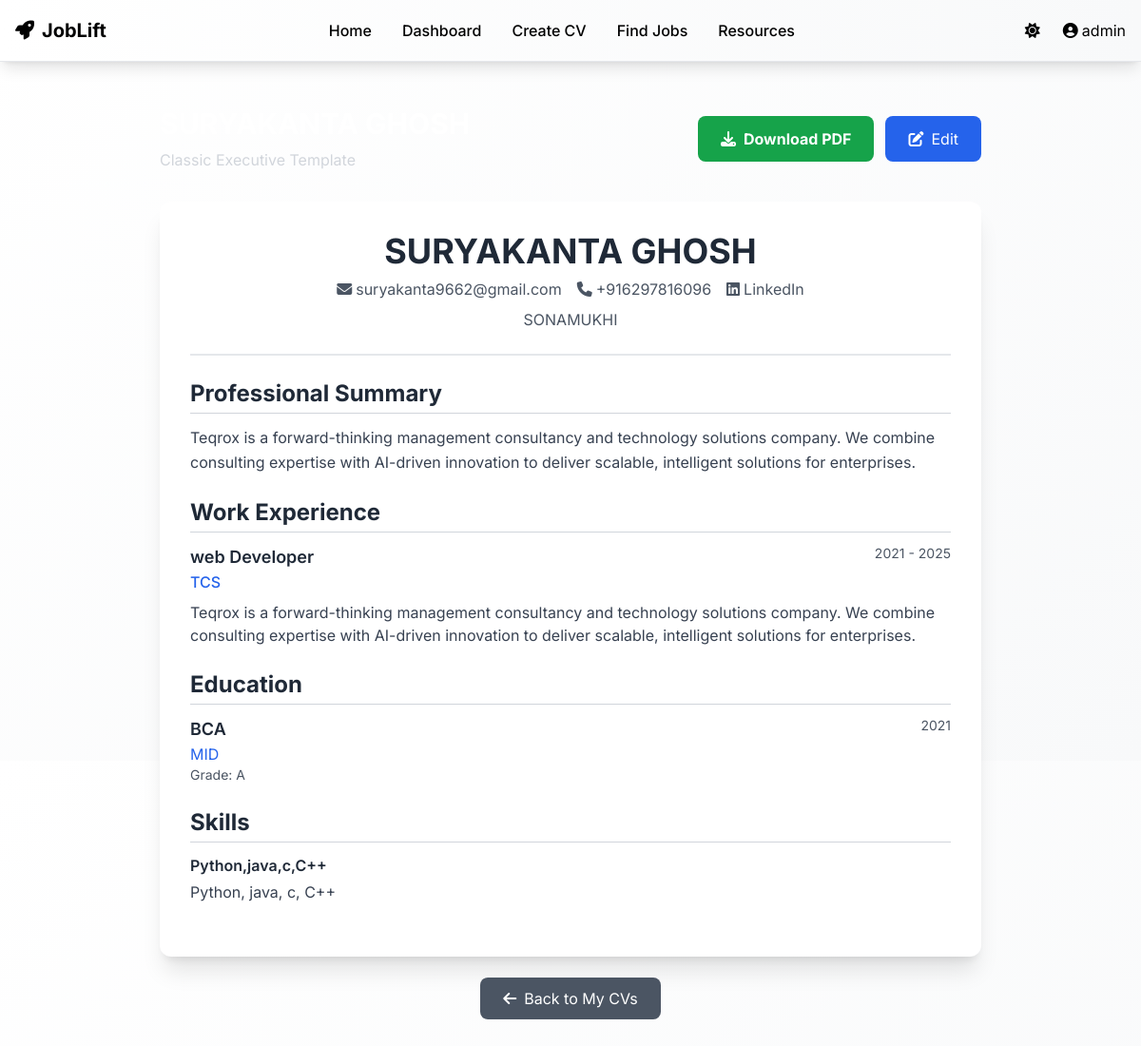
Page /cv/created/3/ (signed in) on the committed database.
### accounts/models.py (models this page shows)
class CustomUser(AbstractUser):
    email = models.EmailField(unique=True)
    phone = models.CharField(max_length=15, blank=True)
    profile_picture = models.ImageField(upload_to='profiles/', blank=True, null=True)
    preferred_job_role = models.CharField(max_length=100, blank=True)
    experience_level = models.CharField(max_length=20, choices=[
        ('fresher', 'Fresher'),
        ('1-3', '1-3 Years'),
        ('3-5', '3-5 Years'),
        ('5+', '5+ Years')
    ], default='fresher')
    created_at = models.DateTimeField(auto_now_add=True)
    updated_at = models.DateTimeField(auto_now=True)
    USERNAME_FIELD = 'email'
    REQUIRED_FIELDS = ['username']

### cv_optimizer/models.py (models this page shows, shortened)
class CreatedCV(models.Model):
    user = models.ForeignKey(CustomUser, on_delete=models.CASCADE)
    template = models.ForeignKey(CVTemplate, on_delete=models.CASCADE)
    full_name = models.CharField(max_length=200)
    email = models.EmailField()
    phone = models.CharField(max_length=20)
    address = models.TextField(blank=True)
    linkedin_url = models.URLField(blank=True)
    portfolio_url = models.URLField(blank=True)
    professional_summary = models.TextField(blank=True)
    experience = models.JSONField(default=list, blank=True)
    education = models.JSONField(default=list, blank=True)
    skills = models.JSONField(default=dict, blank=True)
    certifications = models.JSONField(default=list, blank=True)
    projects = models.JSONField(default=list, blank=True)
    languages = models.JSONField(default=list, blank=True)
    pdf_file = models.FileField(upload_to='created_cvs/', blank=True, null=True)
    created_at = models.DateTimeField(auto_now_add=True)
    updated_at = models.DateTimeField(auto_now=True)
    class Meta:
        ordering = ['-created_at']

class CVTemplate(models.Model):
    TEMPLATE_TYPES = [
        ('modern', 'Modern'),
        ('classic', 'Classic'),
        ('creative', 'Creative'),
        ('professional', 'Professional'),
        ('minimal', 'Minimal'),
    ]
    name = models.CharField(max_length=100)
    template_type = models.CharField(max_length=20, choices=TEMPLATE_TYPES)
    description = models.TextField()
    html_template = models.TextField()
    css_styles = models.TextField()
    is_active = models.BooleanField(default=True)
    preview_image = models.ImageField(upload_to='cv_templates/', blank=True, null=True)
    created_at = models.DateTimeField(auto_now_add=True)

### cv_optimizer/views.py (the view)
# urls.py: path('created/<int:cv_id>/', views.CreatedCVDetailView.as_view(), name='created_detail'),
class CreatedCVDetailView(LoginRequiredMixin, DetailView):
    model = CreatedCV
    template_name = 'cv_optimizer/created_detail.html'
    context_object_name = 'cv'
    pk_url_kwarg = 'cv_id'
    def get_queryset(self):
        return CreatedCV.objects.filter(user=self.request.user)

### templates/cv_optimizer/created_detail.html (shortened to what this page needs)
{% extends 'base.html' %}
{% load static %}
{% block content %}
<div class="max-w-4xl mx-auto px-4 py-12">
    <div class="flex justify-between items-center mb-8">
        <div>
            <h2 class="text-3xl font-bold text-white mb-2">{{ cv.full_name }}</h2>
            <p class="text-gray-300">{{ cv.template.name }} Template</p>
        </div>
        <div class="flex space-x-3">
            <a href="{% url 'cv_optimizer:download_created' cv.id %}" class="bg-green-600 hover:bg-green-700 text-white px-6 py-3 rounded-lg font-bold">
                <i class="fas fa-download mr-2"></i>Download PDF
            </a>
            <a href="{% url 'cv_optimizer:edit_created' cv.id %}" class="bg-blue-600 hover:bg-blue-700 text-white px-6 py-3 rounded-lg">
                <i class="fas fa-edit mr-2"></i>Edit
            </a>
        </div>
    </div>
    <div class="bg-white text-gray-900 rounded-xl p-8 shadow-xl">
        <div class="text-center border-b-2 border-gray-200 pb-6 mb-6">
            <h1 class="text-4xl font-bold text-gray-800 mb-2">{{ cv.full_name }}</h1>
            <div class="flex justify-center space-x-4 text-gray-600">
                <span><i class="fas fa-envelope mr-1"></i>{{ cv.email }}</span>
                {% if cv.phone %}<span><i class="fas fa-phone mr-1"></i>{{ cv.phone }}</span>{% endif %}
                {% if cv.linkedin_url %}<span><i class="fab fa-linkedin mr-1"></i>LinkedIn</span>{% endif %}
            </div>
            {% if cv.address %}<p class="text-gray-600 mt-2">{{ cv.address }}</p>{% endif %}
        </div>
        {% if cv.professional_summary %}
        <div class="mb-6">
            <h2 class="text-2xl font-bold text-gray-800 mb-3 border-b border-gray-300 pb-1">Professional Summary</h2>
            <p class="text-gray-700 leading-relaxed">{{ cv.professional_summary }}</p>
        </div>
        {% endif %}
        {% if cv.experience %}
        <div class="mb-6">
            <h2 class="text-2xl font-bold text-gray-800 mb-3 border-b border-gray-300 pb-1">Work Experience</h2>
            {% for exp in cv.experience %}
            <div class="mb-4">
                <div class="flex justify-between items-start mb-2">
                    <div>
                        <h3 class="text-lg font-semibold text-gray-800">{{ exp.title }}</h3>
                        <p class="text-blue-600 font-medium">{{ exp.company }}</p>
                    </div>
                    <span class="text-gray-600 text-sm">{{ exp.start_date }} - {{ exp.end_date }}</span>
                </div>
                {% if exp.description %}
                <p class="text-gray-700">{{ exp.description }}</p>
                {% endif %}
            </div>
            {% endfor %}
        </div>
        {% endif %}
        {% if cv.education %}
        <div class="mb-6">
            <h2 class="text-2xl font-bold text-gray-800 mb-3 border-b border-gray-300 pb-1">Education</h2>
            {% for edu in cv.education %}
            <div class="mb-3">
                <div class="flex justify-between items-start">
                    <div>
                        <h3 class="text-lg font-semibold text-gray-800">{{ edu.degree }}</h3>
                        <p class="text-blue-600">{{ edu.institution }}</p>
                    </div>
                    <span class="text-gray-600 text-sm">{{ edu.year }}</span>
                </div>
                {% if edu.grade %}<p class="text-gray-600 text-sm">Grade: {{ edu.grade }}</p>{% endif %}
            </div>
            {% endfor %}
        </div>
        {% endif %}
        {% if cv.skills %}
        <div class="mb-6">
            <h2 class="text-2xl font-bold text-gray-800 mb-3 border-b border-gray-300 pb-1">Skills</h2>
            {% for category, skills_list in cv.skills.items %}
            <div class="mb-3">
                <h3 class="font-semibold text-gray-800 mb-1">{{ category }}</h3>
                <p class="text-gray-700">{{ skills_list|join:", " }}</p>
            </div>
            {% endfor %}
        </div>
        {% endif %}
    </div>
    <div class="text-center mt-8">
        <a href="{% url 'cv_optimizer:created_list' %}" class="bg-gray-600 hover:bg-gray-700 text-white px-6 py-3 rounded-lg">
            <i class="fas fa-arrow-left mr-2"></i>Back to My CVs
        </a>
    </div>
</div>
{% endblock %}

### templates/base.html (shortened to what this page needs)
<!DOCTYPE html>
<html lang="en">
<head>
    <script src="https://cdn.tailwindcss.com"></script>
    <link href="https://cdnjs.cloudflare.com/ajax/libs/font-awesome/6.4.0/css/all.min.css" rel="stylesheet">
</head>
<body class="bg-white text-black font-inter min-h-screen light-theme">
    <nav class="bg-white shadow-lg border-b border-gray-200 text-gray-900 fixed top-0 w-full z-50">
        <div class="max-w-7xl mx-auto px-4">
            <div class="flex justify-between items-center h-16">
                <a href="{% url 'core:home' %}" class="flex items-center font-bold text-xl">
                    <i class="fas fa-rocket mr-2"></i>JobLift
                </a>
                <div class="hidden md:flex items-center space-x-8">
                    <a href="{% url 'core:home' %}" class="text-gray-700 hover:text-blue-600 font-medium transition-colors">Home</a>
                    {% if user.is_authenticated %}
                    <a href="{% url 'core:dashboard' %}" class="text-gray-700 hover:text-blue-600 font-medium transition-colors">Dashboard</a>
                    <a href="{% url 'cv_optimizer:create' %}" class="text-gray-700 hover:text-blue-600 font-medium transition-colors">Create CV</a>
                    <a href="{% url 'job_scraper:search' %}" class="text-gray-700 hover:text-blue-600 font-medium transition-colors">Find Jobs</a>
                    {% endif %}
                    <a href="{% url 'core:resources' %}" class="text-gray-700 hover:text-blue-600 font-medium transition-colors">Resources</a>
                </div>
                <div class="flex items-center space-x-4">
                    <button id="themeToggle" class="p-2 rounded-lg hover:bg-gray-100 transition-colors" onclick="toggleTheme()">
                        <i class="fas fa-sun text-gray-600" id="themeIcon"></i>
                    </button>
                    {% if user.is_authenticated %}
                    <div class="relative group">
                        <button class="flex items-center text-gray-700 hover:text-blue-600 transition-colors">
                            <i class="fas fa-user-circle mr-1"></i>{{ user.username }}
                        </button>
                    </div>
                    {% else %}
                    <a href="{% url 'accounts:login' %}" class="text-gray-700 hover:text-blue-600 transition-colors">Login</a>
                    <a href="{% url 'accounts:register' %}" class="bg-blue-600 text-white px-4 py-2 rounded-lg hover:bg-blue-700 transition-colors">Register</a>
                    {% endif %}
                </div>
            </div>
        </div>
    </nav>
    <main class="pt-16 min-h-screen">
        {% block content %}
        {% endblock %}
    </main>
    {% load static %}
</body>
</html>

### templates/base.html (style rules this page uses)
.light-theme { background: linear-gradient(135deg, #ffffff 0%, #f8f9fa 100%) !important; color: #000000 !important; }
.light-theme nav { background: linear-gradient(90deg, #ffffff 0%, #f8f9fa 100%) !important; color: #000000 !important; }

### rows in the picture
CustomUser: username "admin"
CreatedCV: template.name "Classic Executive", full_name "SURYAKANTA GHOSH", email "suryakanta9662@gmail.com", phone "+916297816096", address "SONAMUKHI", professional_summary "Teqrox is a forward-thinking management consultancy and technology solutions company. We combine consulting expertise with AI-driven innovation to deliver scalable, intelligent solutions for enterprises.", title "web Developer", company "TCS", start_date "2021", end_date "2025", description "Teqrox is a forward-thinking management consultancy and technology solutions company. We combine consulting expertise with AI-driven innovation to deliver scalable, intelligent solutions for enterprises."

### other values in the picture
{{ edu.degree }} "BCA"
{{ edu.institution }} "MID"
{{ edu.year }} "2021"
{{ edu.grade }} "A"
{{ category }} "Python,java,c,C++"
{{ skills_list|join:", " }} "Python, java, c, C++"
